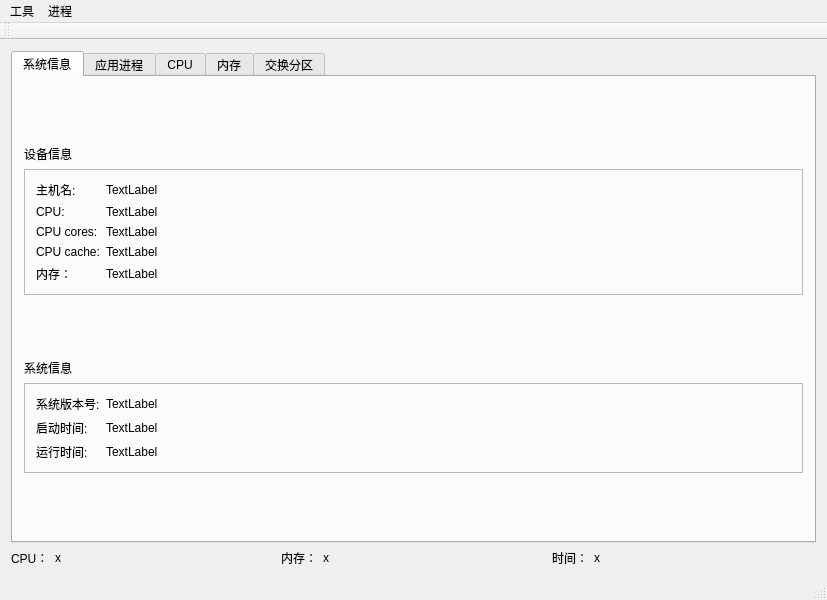
<?xml version="1.0" encoding="UTF-8"?>
<ui version="4.0">
 <class>MyTaskManager</class>
 <widget class="QMainWindow" name="MyTaskManager">
  <property name="geometry">
   <rect>
    <x>0</x>
    <y>0</y>
    <width>827</width>
    <height>600</height>
   </rect>
  </property>
  <property name="windowTitle">
   <string>任务管理器</string>
  </property>
  <property name="windowIcon">
   <iconset>
    <normaloff>Task.ico</normaloff>Task.ico</iconset>
  </property>
  <widget class="QWidget" name="centralWidget">
   <layout class="QGridLayout" name="gridLayout_6">
    <item row="1" column="0">
     <layout class="QGridLayout" name="gridLayout">
      <item row="0" column="0">
       <layout class="QFormLayout" name="formLayout_6">
        <item row="0" column="0">
         <widget class="QLabel" name="label_cpu_use">
          <property name="text">
           <string>CPU：</string>
          </property>
         </widget>
        </item>
        <item row="0" column="1">
         <widget class="QLabel" name="label_cpu_use_val">
          <property name="text">
           <string>x</string>
          </property>
         </widget>
        </item>
       </layout>
      </item>
      <item row="0" column="1">
       <layout class="QFormLayout" name="formLayout_7">
        <item row="0" column="0">
         <widget class="QLabel" name="label_mem_use">
          <property name="text">
           <string>内存：</string>
          </property>
         </widget>
        </item>
        <item row="0" column="1">
         <widget class="QLabel" name="label_mem_use_val">
          <property name="text">
           <string>x</string>
          </property>
         </widget>
        </item>
       </layout>
      </item>
      <item row="0" column="2">
       <layout class="QFormLayout" name="formLayout_8">
        <item row="0" column="0">
         <widget class="QLabel" name="label_cur_date_time">
          <property name="text">
           <string>时间：</string>
          </property>
         </widget>
        </item>
        <item row="0" column="1">
         <widget class="QLabel" name="label_cur_date_time_val">
          <property name="text">
           <string>x</string>
          </property>
         </widget>
        </item>
       </layout>
      </item>
     </layout>
    </item>
    <item row="0" column="0">
     <widget class="QTabWidget" name="tabWidget">
      <property name="currentIndex">
       <number>0</number>
      </property>
      <widget class="QWidget" name="tab">
       <attribute name="title">
        <string>系统信息</string>
       </attribute>
       <layout class="QGridLayout" name="gridLayout_4">
        <item row="6" column="0">
         <widget class="QFrame" name="frame_2">
          <property name="frameShape">
           <enum>QFrame::StyledPanel</enum>
          </property>
          <property name="frameShadow">
           <enum>QFrame::Raised</enum>
          </property>
          <layout class="QFormLayout" name="formLayout_2">
           <item row="0" column="0">
            <widget class="QLabel" name="label_edition">
             <property name="text">
              <string>系统版本号:</string>
             </property>
            </widget>
           </item>
           <item row="0" column="1">
            <widget class="QLabel" name="label_edition_val">
             <property name="text">
              <string>TextLabel</string>
             </property>
            </widget>
           </item>
           <item row="1" column="0">
            <widget class="QLabel" name="label_start">
             <property name="text">
              <string>启动时间:</string>
             </property>
            </widget>
           </item>
           <item row="1" column="1">
            <widget class="QLabel" name="label_start_val">
             <property name="text">
              <string>TextLabel</string>
             </property>
            </widget>
           </item>
           <item row="2" column="0">
            <widget class="QLabel" name="label_run">
             <property name="text">
              <string>运行时间:</string>
             </property>
            </widget>
           </item>
           <item row="2" column="1">
            <widget class="QLabel" name="label_run_val">
             <property name="text">
              <string>TextLabel</string>
             </property>
            </widget>
           </item>
          </layout>
         </widget>
        </item>
        <item row="5" column="0">
         <widget class="QLabel" name="label_15">
          <property name="text">
           <string>系统信息</string>
          </property>
         </widget>
        </item>
        <item row="2" column="0">
         <widget class="QFrame" name="frame">
          <property name="frameShape">
           <enum>QFrame::StyledPanel</enum>
          </property>
          <property name="frameShadow">
           <enum>QFrame::Raised</enum>
          </property>
          <layout class="QFormLayout" name="formLayout">
           <item row="0" column="0">
            <widget class="QLabel" name="label_host">
             <property name="text">
              <string>主机名:</string>
             </property>
            </widget>
           </item>
           <item row="0" column="1">
            <widget class="QLabel" name="label_host_val">
             <property name="text">
              <string>TextLabel</string>
             </property>
            </widget>
           </item>
           <item row="1" column="0">
            <widget class="QLabel" name="label_CPU">
             <property name="text">
              <string>CPU:</string>
             </property>
            </widget>
           </item>
           <item row="1" column="1">
            <widget class="QLabel" name="label_CPU_val">
             <property name="text">
              <string>TextLabel</string>
             </property>
            </widget>
           </item>
           <item row="2" column="0">
            <widget class="QLabel" name="label_cores">
             <property name="text">
              <string>CPU cores:</string>
             </property>
            </widget>
           </item>
           <item row="2" column="1">
            <widget class="QLabel" name="label_cores_val">
             <property name="text">
              <string>TextLabel</string>
             </property>
            </widget>
           </item>
           <item row="3" column="0">
            <widget class="QLabel" name="label_cache">
             <property name="text">
              <string>CPU cache:</string>
             </property>
            </widget>
           </item>
           <item row="3" column="1">
            <widget class="QLabel" name="label_cache_val">
             <property name="text">
              <string>TextLabel</string>
             </property>
            </widget>
           </item>
           <item row="4" column="0">
            <widget class="QLabel" name="label_mem_total">
             <property name="text">
              <string>内存：</string>
             </property>
            </widget>
           </item>
           <item row="4" column="1">
            <widget class="QLabel" name="label_mem_total_val">
             <property name="text">
              <string>TextLabel</string>
             </property>
            </widget>
           </item>
          </layout>
         </widget>
        </item>
        <item row="7" column="0">
         <spacer name="verticalSpacer_3">
          <property name="orientation">
           <enum>Qt::Vertical</enum>
          </property>
          <property name="sizeHint" stdset="0">
           <size>
            <width>20</width>
            <height>40</height>
           </size>
          </property>
         </spacer>
        </item>
        <item row="1" column="0">
         <widget class="QLabel" name="label_16">
          <property name="text">
           <string>设备信息</string>
          </property>
         </widget>
        </item>
        <item row="4" column="0">
         <spacer name="verticalSpacer_2">
          <property name="orientation">
           <enum>Qt::Vertical</enum>
          </property>
          <property name="sizeHint" stdset="0">
           <size>
            <width>20</width>
            <height>40</height>
           </size>
          </property>
         </spacer>
        </item>
        <item row="0" column="0">
         <spacer name="verticalSpacer">
          <property name="orientation">
           <enum>Qt::Vertical</enum>
          </property>
          <property name="sizeHint" stdset="0">
           <size>
            <width>20</width>
            <height>40</height>
           </size>
          </property>
         </spacer>
        </item>
       </layout>
      </widget>
      <widget class="QWidget" name="tab_2">
       <attribute name="title">
        <string>应用进程</string>
       </attribute>
       <layout class="QGridLayout" name="gridLayout_7">
        <item row="0" column="0" colspan="2">
         <layout class="QHBoxLayout" name="horizontalLayout_2">
          <item>
           <widget class="QLabel" name="label_21">
            <property name="text">
             <string>进程查询：</string>
            </property>
           </widget>
          </item>
          <item>
           <widget class="QLineEdit" name="lineEdit">
            <property name="text">
             <string/>
            </property>
           </widget>
          </item>
          <item>
           <widget class="QPushButton" name="pushButton_search_proc">
            <property name="text">
             <string>查找</string>
            </property>
           </widget>
          </item>
         </layout>
        </item>
        <item row="1" column="0" colspan="2">
         <layout class="QHBoxLayout" name="horizontalLayout_10">
          <item>
           <widget class="QPushButton" name="pushButton_sort_by_name">
            <property name="text">
             <string>名称</string>
            </property>
           </widget>
          </item>
          <item>
           <layout class="QHBoxLayout" name="horizontalLayout_8">
            <item>
             <widget class="QPushButton" name="pushButton_sort_by_pid">
              <property name="minimumSize">
               <size>
                <width>0</width>
                <height>33</height>
               </size>
              </property>
              <property name="text">
               <string>pid</string>
              </property>
             </widget>
            </item>
            <item>
             <widget class="QPushButton" name="pushButton_sort_by_ppid">
              <property name="minimumSize">
               <size>
                <width>0</width>
                <height>33</height>
               </size>
              </property>
              <property name="text">
               <string>ppid</string>
              </property>
             </widget>
            </item>
            <item>
             <widget class="QPushButton" name="pushButton_sort_by_class_2">
              <property name="text">
               <string>类别</string>
              </property>
             </widget>
            </item>
           </layout>
          </item>
          <item>
           <layout class="QHBoxLayout" name="horizontalLayout_9">
            <item>
             <widget class="QPushButton" name="pushButton_sort_by_prio">
              <property name="text">
               <string>优先级</string>
              </property>
             </widget>
            </item>
            <item>
             <widget class="QPushButton" name="pushButton_sort_by_mem">
              <property name="minimumSize">
               <size>
                <width>120</width>
                <height>0</height>
               </size>
              </property>
              <property name="text">
               <string>  内存   </string>
              </property>
             </widget>
            </item>
           </layout>
          </item>
         </layout>
        </item>
        <item row="2" column="0" colspan="3">
         <widget class="QListWidget" name="listWidget">
          <property name="selectionMode">
           <enum>QAbstractItemView::SingleSelection</enum>
          </property>
         </widget>
        </item>
        <item row="3" column="0">
         <layout class="QHBoxLayout" name="horizontalLayout_11">
          <item>
           <widget class="QLabel" name="label_process_num_2">
            <property name="text">
             <string>进程数:</string>
            </property>
           </widget>
          </item>
          <item>
           <widget class="QLabel" name="label_process_num_val">
            <property name="text">
             <string>0</string>
            </property>
           </widget>
          </item>
         </layout>
        </item>
        <item row="3" column="1">
         <spacer name="horizontalSpacer">
          <property name="orientation">
           <enum>Qt::Horizontal</enum>
          </property>
          <property name="sizeHint" stdset="0">
           <size>
            <width>622</width>
            <height>20</height>
           </size>
          </property>
         </spacer>
        </item>
        <item row="3" column="2">
         <widget class="QPushButton" name="pushButton_end_process">
          <property name="text">
           <string>结束进程</string>
          </property>
         </widget>
        </item>
       </layout>
      </widget>
      <widget class="QWidget" name="tab_3">
       <attribute name="title">
        <string>CPU</string>
       </attribute>
       <layout class="QGridLayout" name="gridLayout_5">
        <item row="0" column="0">
         <widget class="QCustomPlot" name="widget_cpu" native="true">
          <property name="minimumSize">
           <size>
            <width>550</width>
            <height>400</height>
           </size>
          </property>
         </widget>
        </item>
        <item row="0" column="1">
         <widget class="QLabel" name="label_22">
          <property name="text">
           <string>CPU利用率：</string>
          </property>
         </widget>
        </item>
        <item row="0" column="2">
         <widget class="QLabel" name="label_cpu_use_1">
          <property name="text">
           <string>x</string>
          </property>
         </widget>
        </item>
        <item row="0" column="3">
         <widget class="QProgressBar" name="progressBar_cpu_use">
          <property name="value">
           <number>25</number>
          </property>
          <property name="textVisible">
           <bool>true</bool>
          </property>
          <property name="orientation">
           <enum>Qt::Vertical</enum>
          </property>
          <property name="invertedAppearance">
           <bool>false</bool>
          </property>
          <property name="textDirection">
           <enum>QProgressBar::TopToBottom</enum>
          </property>
          <property name="format">
           <string>%p%</string>
          </property>
         </widget>
        </item>
       </layout>
      </widget>
      <widget class="QWidget" name="tab_4">
       <attribute name="title">
        <string>内存</string>
       </attribute>
       <layout class="QGridLayout" name="gridLayout_10">
        <item row="0" column="0">
         <widget class="QCustomPlot" name="widget_mem" native="true">
          <property name="minimumSize">
           <size>
            <width>550</width>
            <height>400</height>
           </size>
          </property>
         </widget>
        </item>
        <item row="0" column="1">
         <layout class="QGridLayout" name="gridLayout_3">
          <item row="0" column="0">
           <layout class="QHBoxLayout" name="horizontalLayout_3">
            <item>
             <widget class="QLabel" name="label_mem">
              <property name="text">
               <string>内存利用率：</string>
              </property>
             </widget>
            </item>
            <item>
             <widget class="QLabel" name="label_mem_use_1">
              <property name="text">
               <string>x</string>
              </property>
             </widget>
            </item>
           </layout>
          </item>
          <item row="0" column="1">
           <widget class="QProgressBar" name="progressBar_mem_use">
            <property name="value">
             <number>24</number>
            </property>
            <property name="orientation">
             <enum>Qt::Vertical</enum>
            </property>
            <property name="textDirection">
             <enum>QProgressBar::TopToBottom</enum>
            </property>
            <property name="format">
             <string>%p%</string>
            </property>
           </widget>
          </item>
         </layout>
        </item>
       </layout>
      </widget>
      <widget class="QWidget" name="tab_5">
       <attribute name="title">
        <string>交换分区</string>
       </attribute>
       <layout class="QGridLayout" name="gridLayout_11">
        <item row="0" column="0">
         <widget class="QCustomPlot" name="widget_swap" native="true">
          <property name="minimumSize">
           <size>
            <width>550</width>
            <height>400</height>
           </size>
          </property>
         </widget>
        </item>
        <item row="0" column="1">
         <layout class="QGridLayout" name="gridLayout_2">
          <item row="0" column="0">
           <layout class="QHBoxLayout" name="horizontalLayout_4">
            <item>
             <widget class="QLabel" name="label_swap">
              <property name="text">
               <string>swap利用率：</string>
              </property>
             </widget>
            </item>
            <item>
             <widget class="QLabel" name="label_swap_use">
              <property name="text">
               <string>x</string>
              </property>
             </widget>
            </item>
           </layout>
          </item>
          <item row="0" column="1">
           <widget class="QProgressBar" name="progressBar_swap_use">
            <property name="value">
             <number>24</number>
            </property>
            <property name="orientation">
             <enum>Qt::Vertical</enum>
            </property>
            <property name="textDirection">
             <enum>QProgressBar::TopToBottom</enum>
            </property>
            <property name="format">
             <string>%p%</string>
            </property>
           </widget>
          </item>
         </layout>
        </item>
       </layout>
      </widget>
     </widget>
    </item>
   </layout>
  </widget>
  <widget class="QMenuBar" name="menuBar">
   <property name="geometry">
    <rect>
     <x>0</x>
     <y>0</y>
     <width>827</width>
     <height>30</height>
    </rect>
   </property>
   <widget class="QMenu" name="menu">
    <property name="title">
     <string>工具</string>
    </property>
    <addaction name="action_shutdown"/>
    <addaction name="separator"/>
    <addaction name="action_reboot"/>
   </widget>
   <widget class="QMenu" name="menu_2">
    <property name="title">
     <string>进程</string>
    </property>
    <addaction name="action_new_proc"/>
    <addaction name="action_kill_proc"/>
   </widget>
   <addaction name="menu"/>
   <addaction name="menu_2"/>
  </widget>
  <widget class="QToolBar" name="mainToolBar">
   <attribute name="toolBarArea">
    <enum>TopToolBarArea</enum>
   </attribute>
   <attribute name="toolBarBreak">
    <bool>false</bool>
   </attribute>
  </widget>
  <widget class="QStatusBar" name="statusBar"/>
  <action name="action_shutdown">
   <property name="text">
    <string>关机</string>
   </property>
  </action>
  <action name="action_reboot">
   <property name="text">
    <string>重启</string>
   </property>
  </action>
  <action name="action_new_proc">
   <property name="text">
    <string>新的进程</string>
   </property>
  </action>
  <action name="action_kill_proc">
   <property name="text">
    <string>杀死进程</string>
   </property>
  </action>
 </widget>
 <layoutdefault spacing="6" margin="11"/>
 <customwidgets>
  <customwidget>
   <class>QCustomPlot</class>
   <extends>QWidget</extends>
   <header>qcustomplot.h</header>
   <container>1</container>
  </customwidget>
 </customwidgets>
 <resources/>
 <connections/>
</ui>
